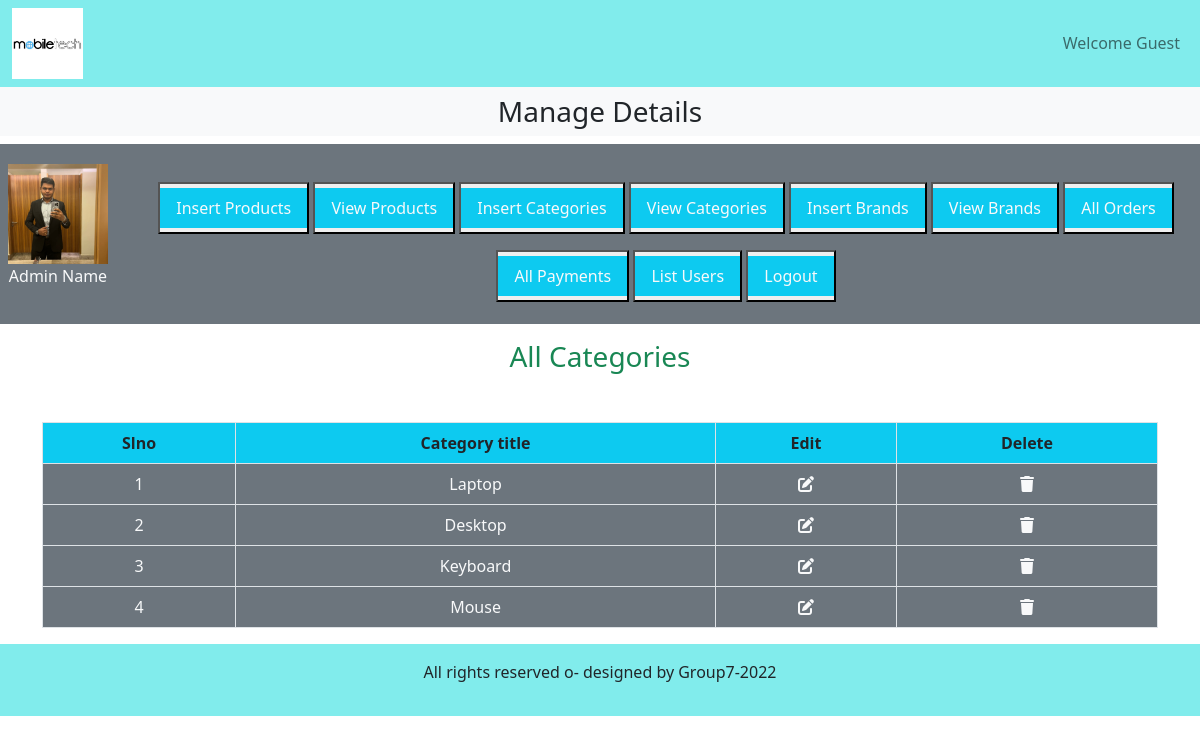
The page /admin_area/index.php?view_categories on the database its author committed.
### tables this page shows
CREATE TABLE IF NOT EXISTS `categories` (
  `category_id` int NOT NULL AUTO_INCREMENT,
  `category_title` varchar(100) NOT NULL,
  PRIMARY KEY (`category_id`)
);

### admin_area/view_categories.php (the view, shortened to what this page needs)
<h3 class="text-center text-success">All Categories</h3>
<table class="table table-bordered mt-5">
    <thead class="bg-info">
        <tr class="text-center">
            <th>Slno</th>
            <th>Category title</th>
            <th>Edit</th>
            <th>Delete</th>
        </tr>
    </thead>
    <tbody class="bg-secondary text-light">
        <?php
        $get_categories="Select * from categories";
        $result=mysqli_query($con,$get_categories);
        $number=0;
        while($row=mysqli_fetch_assoc($result)){
            $category_id=$row['category_id'];
            $category_title=$row['category_title'];
            $number++;
        ?>
        <tr class="text-center">
            <td><?php echo $number ?></td>
            <td><?php echo $category_title ?></td>
            <td><a href='index.php?edit_categories=<?php echo $category_id ?>' class='text-light'><i class='fa-solid fa-pen-to-square'></i></a></td>
            <td><a href='index.php?delete_categories=<?php echo $category_id ?>' class='text-light' data-toggle='modal' data-target='#exampleModal'><i class='fa-solid fa-trash'></i></a></td>
        </tr>
        <?php
            }
        ?>
    </tbody>
</table>

### style.css (style rules this page uses)
* { margin: 0; padding: 0; box-sizing: border-box; }

### admin_area/index.php (style rules this page uses)
body { overflow-x:hidden; }

### rows shown on the page
categories: category_title "Laptop"
categories: category_title "Desktop"
categories: category_title "Keyboard"
categories: category_title "Mouse"
